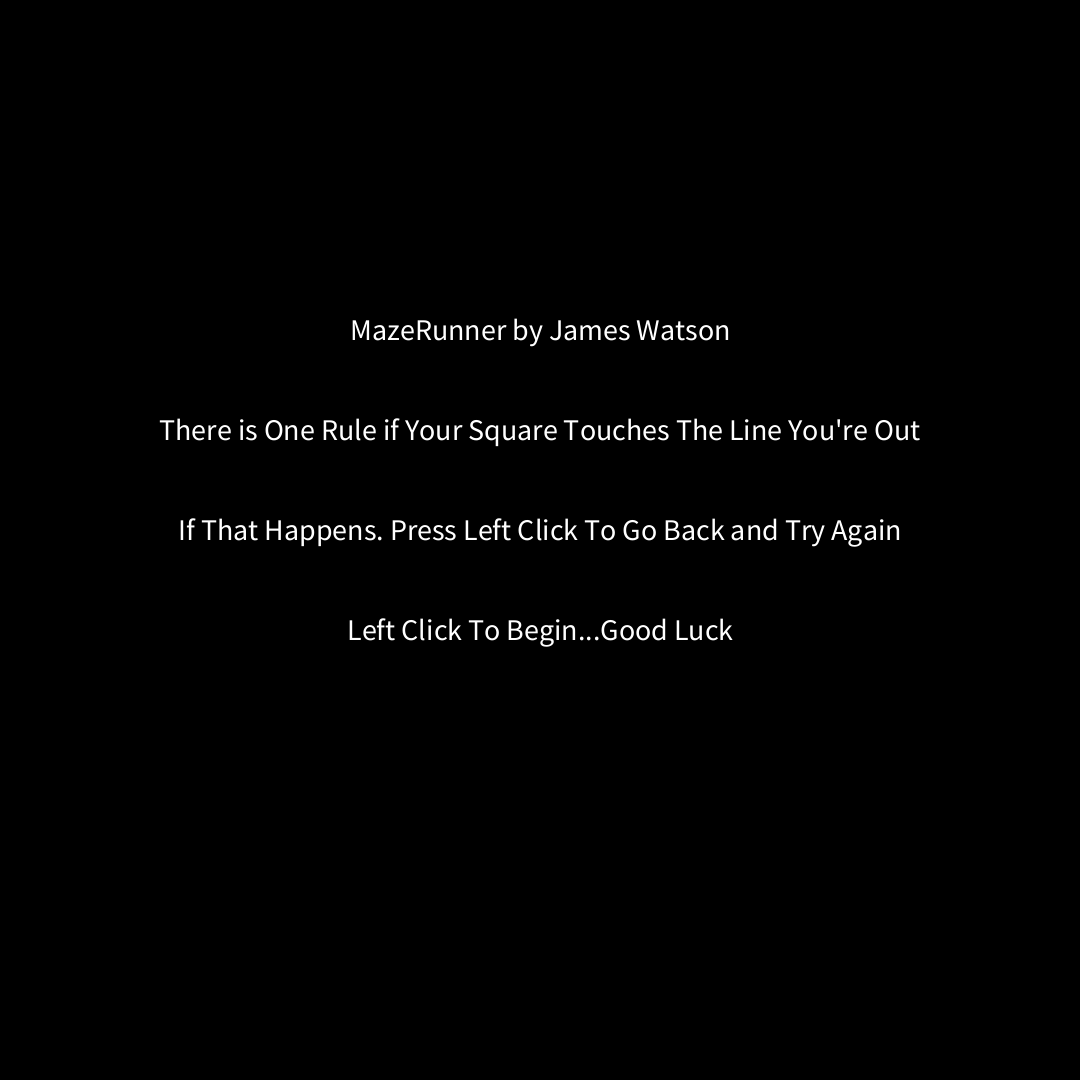
Frame 1 (no input)
Frame 60 (the mouse pressed at the canvas centre just before this capture): identical to frame 1, image omitted
Frame 120 (the mouse held since frame 60 and released just before this capture): identical to frame 1, image omitted

The Processing sketch that drew this single still picture (run headless with seeded random() and noise(); from frame 60 on, the mouse is pressed at the canvas centre):

// Processing sketch: DaMazeGame
// ── DaMazeGame.pde
Boolean FirstScreen = true; //First Condition for Main Menu
Boolean upArrowIsHeld = false; //Condition To Move Up
Boolean leftArrowIsHeld = false; //Condition to Move Left
Boolean downArrowIsHeld = false; // Condition to Move Down 
Boolean rightArrowIsHeld = false; // Condition to Right 
float xPosition, yPosition; // The square moves based off x and y positions 
float movementSpeed = 10.0; //How Fast the square is moving
float scale = 0.25; // Shrinks the square to fit in maze

void setup() {
  size(1080, 1080); //Create canvas
  xPosition = 50; //Start at this X
  yPosition = 50; //Start at this Y
  rectMode(CENTER); //All rectangles will be centered
  background(255); //Make background black
  noStroke(); // No border

}
//Condition to draw rectangle as black and not as color of strokes
void defineRect(float a, float b){
  rectMode(CENTER);
  fill(0);
  stroke(10);
  rect(a, b, 0.5, 0.5);
}
 
void draw() {
  background(0); //Background is Black
  save("DaMazeGame.png");
  
if(FirstScreen == true){//If you are on main menuy then play following sequence"
  textAlign(CENTER); //Put Text in middle of Screen
  textSize(30); //Set Size of text
  text("MazeRunner by James Watson", 540, 340);
  text("There is One Rule if Your Square Touches The Line You're Out", 540,440);
  text("If That Happens. Press Left Click To Go Back and Try Again",540,540);
  text("Left Click To Begin...Good Luck",540,640); 
  //Text for Main Menu
}

else{ // If not on main menu is false then cut to second screen
  stroke(255);//Color of lines as white
  strokeWeight(100);//Set lines as thick
  //draw maze
  line(0,0,0,500);
  line(0,500,300,300);
  line(300,300, 300,0);
  line(300,0,540,0);
  line(540,0,700,300);
  line(700,300,800,300);
  line(800,300,1080,0);
  line(1080,0,1080,540);
  line(1080,540,540,540);
  line(540,540,540,810);
  line(540,810,810,810);
  line(810,810,1080,1080);
  line(1080,1080,300,1080);
  line(300,1080,300,540);
  line(300,540,0,1080);
  
  if (upArrowIsHeld) {//Move square up
    yPosition = yPosition - movementSpeed;
  }
  if (leftArrowIsHeld) {//Move square left
    xPosition = xPosition - movementSpeed;
  }
  if (downArrowIsHeld) {//Move square down
    yPosition = yPosition + movementSpeed;
  }
  if (rightArrowIsHeld) {//Move square right
    xPosition = xPosition + movementSpeed;
  }
  if (yPosition >= 1080) {//Set Bounds So square repeats if it exceeds it(Loops) on Y
      yPosition = yPosition - (1080/scale);
    }
    if (yPosition <= 0) {
      yPosition = yPosition + (1080/scale);
    }
    
    if (xPosition >= 1080) {//Set Bounds So square repeats if it exceeds it(loops) on Y
      xPosition = xPosition - (1080/scale);
    }
    if (xPosition <= 0) {
      xPosition = xPosition + (1080/scale);
    }

    if (upArrowIsHeld) {
      yPosition = yPosition - movementSpeed;
    }
    if (leftArrowIsHeld) {
      xPosition = xPosition - movementSpeed;
    }
    if (downArrowIsHeld) {
      yPosition = yPosition + movementSpeed;
      }
    if (rightArrowIsHeld) {
       xPosition = xPosition + movementSpeed;
     }
     scale(scale);//Redefine scale of rectangle based on its position 
     defineRect(xPosition, yPosition);
     
}
  
}

void mouseClicked(){

if(FirstScreen == true){//If on main menu click to go to second screen and vice vera
  FirstScreen = false; 
}
else{
  FirstScreen = true; 
}

}

void keyPressed() {//change special code for up,down,right, and left keys to move square. (CODE FROM CLASS).
if (key == CODED) {
    /// Move Character UP
    if (keyCode == UP) {
      upArrowIsHeld = true;
      downArrowIsHeld = false;
      leftArrowIsHeld = false;
      rightArrowIsHeld = false;
    }

    /// Move Character LEFT
    if (keyCode == LEFT) {
      upArrowIsHeld = false;
      downArrowIsHeld = false;
      leftArrowIsHeld = true;
      rightArrowIsHeld = false;
    }

    /// Move Character DOWN
    if (keyCode == DOWN) {
      upArrowIsHeld = false;
      downArrowIsHeld = true;
      leftArrowIsHeld = false;
      rightArrowIsHeld = false;
    }

    /// Move Character RIGHT
    if (keyCode == RIGHT) {
      upArrowIsHeld = false;
      downArrowIsHeld = false;
      leftArrowIsHeld = false;
      rightArrowIsHeld = true;
    }
  }
}

void keyReleased() {
}
